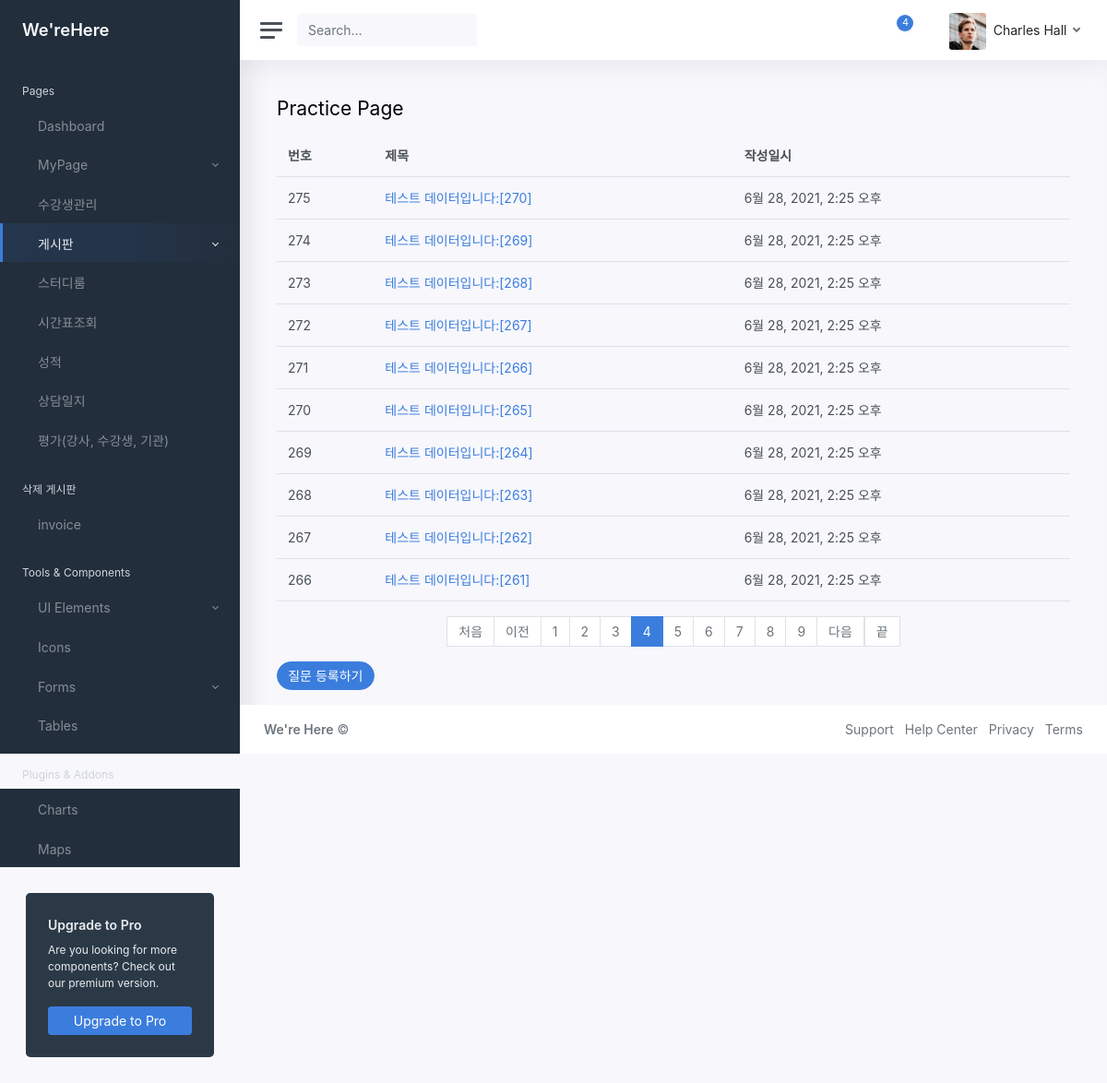
The app's page /CRM/theme/practice/?page=4 with its own data.
### CRM/models.py (models this page shows)
class Question(models.Model):
    subject = models.CharField(max_length=200)
    content = models.TextField()
    create_date = models.DateTimeField()

### CRM/views.py (the view)
# urls.py: path('theme/practice/', views.theme.theme_practice, name='practice'),
    def theme_practice(request):
        print("PAGE : theme_practice")
        page ='Practice'
        pg = request.GET.get('page','1') # 입력파라미터, 페이지
        question_list = Question.objects.order_by('-create_date') # 조회
        paginator = Paginator(question_list, 10) # 페이지 정리, 10개씩
        pg_obj = paginator.get_page(pg)
        context = {'question_list': pg_obj,
        'page' : page}
        return render(request, './theme/05_practice.html', context)

### CRM/templatetags/CRM_filter.py (called while the page is built)
@register.filter
def sub(value,arg):
    return value - arg

### CRM/templates/Theme/05_practice.html (shortened to what this page needs)
{% load static %}
<!DOCTYPE html>
<html lang="ko-kr">
<head>
	<link href="{% static 'css/app.css' %}" rel="stylesheet">
</head>
{% load CRM_filter %}
<body>
	<div class="wrapper">
		{% include "theme/include/sidebar.html" %}
		<div class="main">
			{% include "theme/include/navbar.html" %}
			<main class="content">
				<div class="container-fluid p-0">
					<h1 class="h3 mb-3">Practice Page</h1>
						<table class="table">
							<thead>
								<th>번호</th>
								<th>제목</th>
								<th>작성일시</th>
							</thead>
							<tbody>
								{% if question_list %}
									{% for question in question_list %}
									<tr>
									<td>{{ question_list.paginator.count|sub:question_list.start_index|sub:forloop.counter0|add:1 }}</td>
									<td>
									<a href="{% url 'CRM:practice_detail' question.id %}">{{ question.subject }}</a>
									</td>
									<td>{{ question.create_date }}</td>
									</tr>
									{% endfor %}
								{% else %}
									<tr>
									<td colspan="3">질문이 없습니다.</td>
									</tr>
								{% endif %}
							</tbody>
						</table>
						<ul class="pagination justify-content-center">
						<a class="page-link" href="?page=1">처음</a>
						{% if question_list.has_previous %}
						    <li class="page-item">
							<a class="page-link" href="?page={{ question_list.previous_page_number }}">이전</a>
							</li>
						{% else %}
						    <li class="page-item disabled">
							<a class="page-link" tabindex="-1" aria-disabled="true" href="#">이전</a>
							</li>
						{% endif %}
						{% for page_number in question_list.paginator.page_range %}
							{% if page_number >= question_list.number|add:-5 and page_number <= question_list.number|add:5 %}
						    	{% if page_number == question_list.number %}
								    <li class="page-item active" aria-current="page">
									<a class="page-link" href="?page={{ page_number }}">{{ page_number }}</a>
									</li>
								{% else %}
							  	  <li class="page-item">
									<a class="page-link" href="?page={{ page_number }}">{{ page_number }}</a>
									</li>
								{% endif %}
							{% endif %}
						{% endfor %}
						{% if question_list.has_next %}
						    <li class="page-item">
							<a class="page-link" href="?page={{ question_list.next_page_number }}">다음</a>
							</li>
						{% else %}
						    <li class="page-item disabled">
							<a class="page-link" tabindex="-1" aria-disabled="true" href="#">다음</a>
							</li>
						{% endif %}
						<a class="page-link" href="?page={{ question_list.paginator.count }}">끝</a>
						</ul>
						<a href="{% url 'CRM:practice_q_create' %}" class="btn btn-pill btn-primary">질문 등록하기</a>
				</div>
			</main>
			{% include "theme/include/footer2.html" %}
		</div>
	</div>
</body>
</html>

### records on screen
Question: paginator.count|sub "275", subject "테스트 데이터입니다:[270]", create_date "6월 28, 2021, 2:25 오후"
Question: paginator.count|sub "274", subject "테스트 데이터입니다:[269]", create_date "6월 28, 2021, 2:25 오후"
Question: paginator.count|sub "273", subject "테스트 데이터입니다:[268]", create_date "6월 28, 2021, 2:25 오후"
Question: paginator.count|sub "272", subject "테스트 데이터입니다:[267]", create_date "6월 28, 2021, 2:25 오후"
Question: paginator.count|sub "271", subject "테스트 데이터입니다:[266]", create_date "6월 28, 2021, 2:25 오후"
Question: paginator.count|sub "270", subject "테스트 데이터입니다:[265]", create_date "6월 28, 2021, 2:25 오후"
Question: paginator.count|sub "269", subject "테스트 데이터입니다:[264]", create_date "6월 28, 2021, 2:25 오후"
Question: paginator.count|sub "268", subject "테스트 데이터입니다:[263]", create_date "6월 28, 2021, 2:25 오후"
Question: paginator.count|sub "267", subject "테스트 데이터입니다:[262]", create_date "6월 28, 2021, 2:25 오후"
Question: paginator.count|sub "266", subject "테스트 데이터입니다:[261]", create_date "6월 28, 2021, 2:25 오후"

### other values on screen
{{ page_number }} "1" "2" "3" "5" "6" "7" "8" "9"
{{ page_number }} "4"
